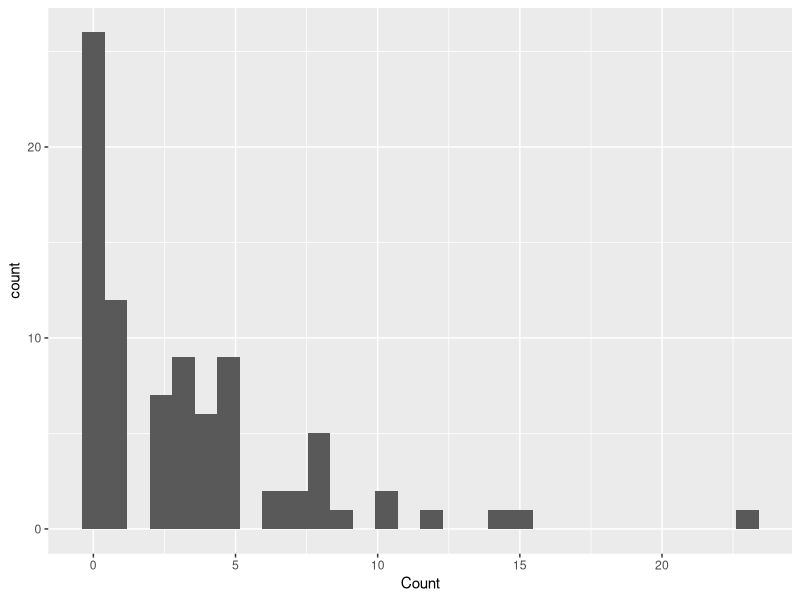
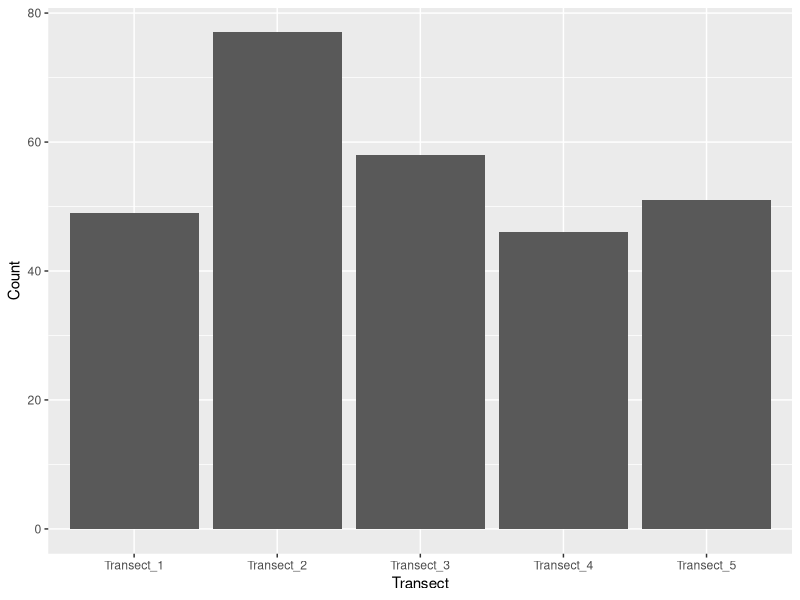
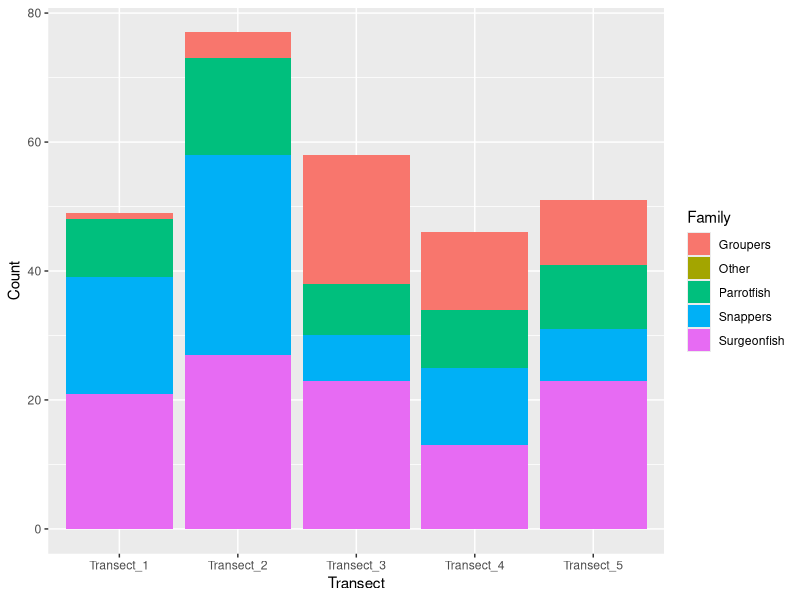
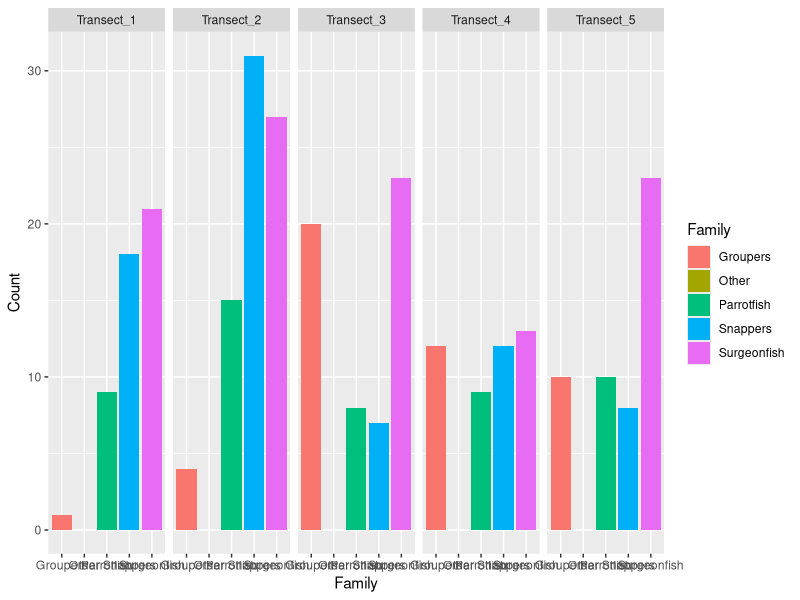
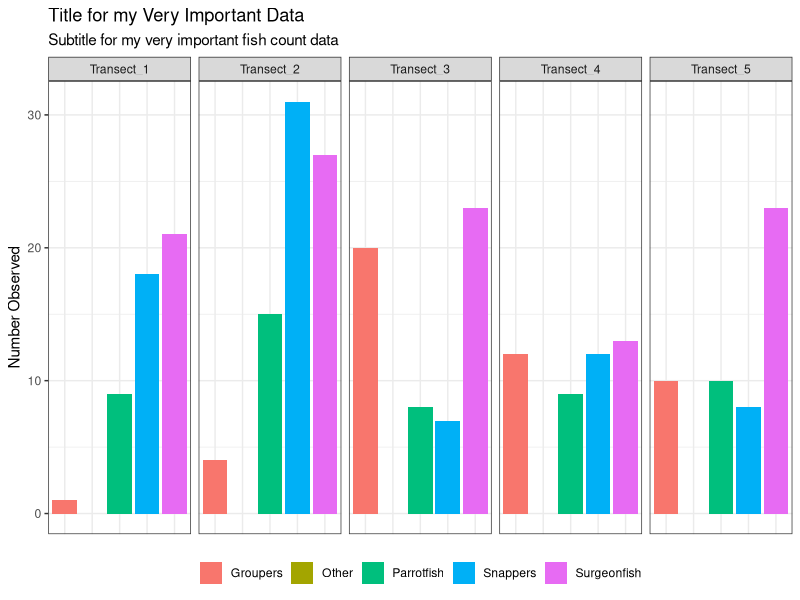
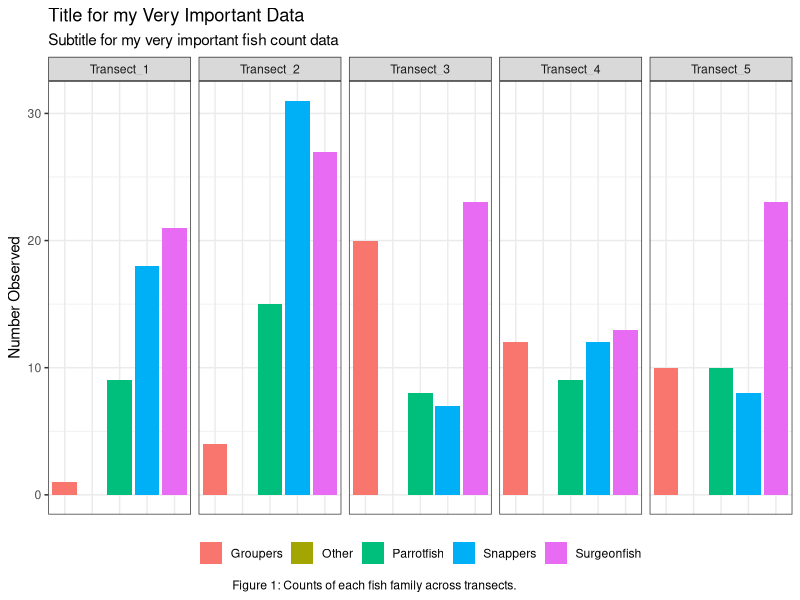
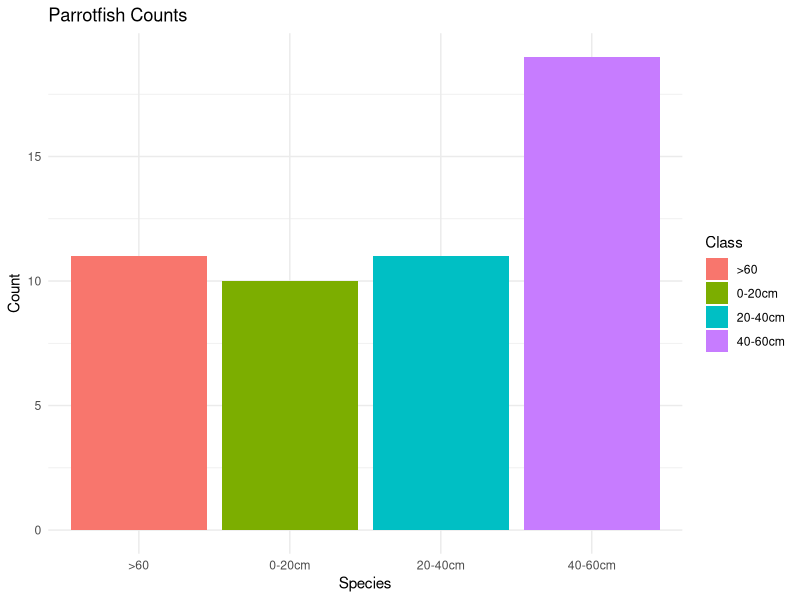
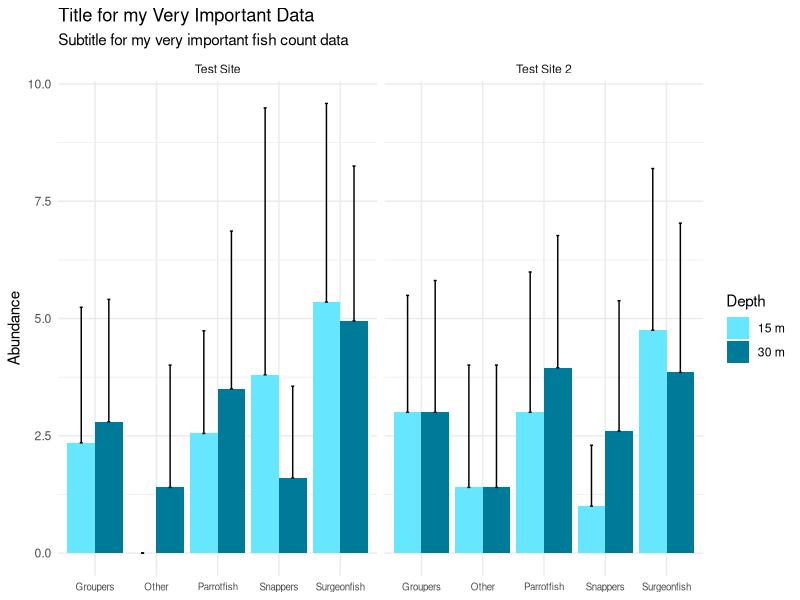

The R source for these figures, in order:
## ---- chunk 1
knitr::opts_chunk$set(echo = T,
                      results = "hide")

## ---- chunk 2
# If you already have these pacakges installed, you can skip the line of code above
# and instead just import each library (see below). 

# Install the necessary packages (only need to do this once) - uncomment the line below
# install.packages(c("tidyverse", readxl"))
## ---- chunk 3
# Import the necessary libraries
library(tidyverse)
library(readxl)
## ---- chunk 4
# See your current directory (i.e., where R is automatically looking)
current_dir <- getwd()
print(current_dir)
## ---- chunk 5
# dir = 'YOUR_PATH_HERE'
dir = 'C:/Users/nhelder/Documents/projects/Union_2024/GRCMN_data_vis'

# Manually set your working directory to your project folder.
# setwd(dir)
## ---- chunk 6
# Import an example fish data sheet (replace anything inside quotes with the actual name of the file in your folder). 

fish_load <- read_excel("Fish_Data/GCRMN Fish data sheet analysis.xlsx", col_names=FALSE)
## ---- chunk 7
head(fish_load)
## ---- chunk 8
# I like to make a copy of the data that I just loaded in to start making edits to. 
# That way, if I make a mistake, I don't have to re-load everything, I can just start here again. 
fish <- fish_load

# Step 1:  Store the first 4 rows in a separate object called 'metadata'
metadata <- fish[1:4, ]

# ... then remove those same 4 rows from the fish df using the minus sign. 
fish <- fish[-(1:5), ]

# Check that this worked! We should see our data starting on the first row without the header information. 
head(fish)
## ---- chunk 9
head(metadata)
## ---- chunk 10
columns <- colnames(fish)
print('Column names: '); print(columns)
## ---- chunk 11
# Assign meaningful column names to the data - remember, no spaces!
# Write out the names you want to use for each column in a list
col_names <- c("Family_Class", "Transect_1", "Transect_2", "Transect_3", "Transect_4", "Transect_5")

# A sneaky option to rename these without typing Transect_ every time.
# col_names <- c("Family_Class", paste("Transect_", 1:5, sep = ""))

# Assign the list of column names to your fish data using the colnames() function
colnames(fish) <- col_names

# Check that this worked!
colnames(fish)

# Remember, you can always look at your data like a spreadsheet to double check that your code did what you meant it to. 
# view(fish)
## ---- chunk 12
# Separate values in the first column into separate "Family" and "Class" columns following
# the principles of Tidy data. Because the information is separated by a space, we enter a space in the sep argument. 
fish <- fish %>%
  separate(Family_Class, into = c("Family", "Class"), sep = " ", remove = FALSE)

# Double check that this did what you wanted it to! 
head(fish)
## ---- chunk 13
# You can remove old columns easily with select
fish <- fish %>% select(-'Family_Class')
## ---- chunk 14
# unique(data_frame_name$column_name)
unique(fish$Family)
## ---- chunk 15
# Or figure out how many different families we observed by combining `unique` with `length`
length(unique(fish$Family))
## ---- chunk 16
# Use the pivot_wider function to reshape the data
tidy_fish <- fish %>%
  pivot_longer(cols = starts_with("Transect_"), names_to = "Transect", values_to = "Count")

# check results
head(tidy_fish)

## ---- chunk 17
# How many rows/columns are in the original data frame?
nrow(fish); ncol(fish)
## ---- chunk 18
# How many rows/columns are in our new, tidy data frame? 
# Check that this makes sense (number of rows * number of factor levels)
nrow(tidy_fish); ncol(tidy_fish)
## ---- chunk 19
# View the first few rows of your data
# head(tidy_fish)
# or the last few rows
# tail(tidy_fish)

# A helpful summary of your data
str(tidy_fish)
## ---- chunk 20
mean_count <- mean(tidy_fish$Count)
## ---- chunk 21
typeof(tidy_fish$Count)
## ---- chunk 22
tidy_fish$Count <- as.numeric(tidy_fish$Count)

# Check that Count is now numeric (num) instead of chr
str(tidy_fish)
## ---- chunk 23
# Convert columns to appropriate types - add the rest of the columns as needed! 
tidy_fish <- tidy_fish %>%
  mutate(Family = as.factor(Family),
         Class = as.factor(Class),
         Transect = as.factor(Transect),
         Count = as.numeric(Count))

# check that each column type changed appropriately
str(tidy_fish)
## ---- chunk 24
mean_count <- mean(tidy_fish$Count)
mean_count
## ---- chunk 25
mean_count <- mean(tidy_fish$Count, na.rm=TRUE)
mean_count
## ---- chunk 26
# Replace NAs with 0s in the 'Transect 1' column - repeat for other columms as needed
tidy_fish$Count[is.na(tidy_fish$Count)] <- 0
## ---- chunk 27
# First, let's set our area values
transect_length = 25
transect_width = 2

# You can multiply things together using the *
transect_area = transect_length*transect_width

tidy_fish$Density <- (tidy_fish$Count/transect_area)

## ---- chunk 28
metadata
## ---- chunk 29
wide_metadata <- metadata %>%
  # keep only the the first two columns from the metadata object (drops the rest!)
  select(...1, ...2) %>%
  # convert from long to wide format so that values from column 1 become variables with values from column 2
  pivot_wider(names_from = ...1, values_from = ...2)

# Add the new metadata columns to tidy_fish
tidy_fish <- tidy_fish %>%
  bind_cols(wide_metadata) 

# Now, we have a dataset with the same number of observations as before, but with 4 new columns. 
tidy_fish
# view(tidy_fish)
## ---- chunk 30
# What if we wanted to add some survey metadata to this dataframe as a new column? 
# tidy_fish$Depth <- 30
# tidy_fish$Site <- 'Site Name'

# head(tidy_fish)
## ---- chunk 31
# Example: 
# create a copy of our tidy data to mimic having a second survey
tidy_fish_copy <- tidy_fish

combined_surveys <- bind_rows(tidy_fish, tidy_fish_copy)
## ---- chunk 32
tidy_fish
## ---- chunk 33
# Histogram with ggplot2

# This first line tells what object (dataframe) to use as input and creates an empty plot
ggplot(tidy_fish) + 
  # declare what goes on the x-axis (must be a column) in your dataframe - here, we want        Counts 
  aes(x=Count) + 
  # this is called a 'geometry' object
  # This tells how how to draw the data onto the page - could be geom_bar(), geom_scatter(),     etc. 
  geom_histogram() 
## ---- chunk 34
range(tidy_fish$Count, na.rm=TRUE)

## ---- chunk 35
ggplot(tidy_fish) +
  # specify our x axis for different transects, and our y axis for our count data. 
  aes(x=Transect, y=Count) +
  # Specify that we want the actual values used for our bar plot with stat="identity"
  geom_bar(stat="identity")
## ---- chunk 36
ggplot(tidy_fish) +
  aes(x=Transect, 
      y=Count, 
      # specifying the 'fill' argument changes the color of the bar for different species
      fill=Family) +
  geom_bar(stat="identity")
## ---- chunk 37
ggplot(tidy_fish) +
  aes(x=Family, y=Count, fill=Family) +
  geom_bar(stat="identity") +
  # facet by Transect 
  facet_grid(~Transect)
## ---- chunk 38
fish_plot <- ggplot(tidy_fish) +
  aes(x=Family, 
      y=Count, 
      fill=Family) +
  geom_bar(stat="identity") +
  facet_grid(~Transect) +
  # add and edit lables, including titles and captions with labs(). 
  labs(x="Family", 
       y="Number Observed", 
       title="Title for my Very Important Data",
       subtitle = "Subtitle for my very important fish count data") +
  # add a generic theme
  theme_bw() + 
  # modify specific parts of the theme
  theme(legend.position="bottom", # move the legend below the plot
        # get rid of the legend title
        legend.title=element_blank(),
        # get rid of the x-axis title
        axis.title.x=element_blank(),
        # get rid of the x-axis labels
        axis.text.x=element_blank(),
        # get rid of the x-axis tick marks
        axis.ticks.x=element_blank())

fish_plot  
## ---- chunk 39
 fish_plot <- fish_plot +
  labs(caption="Figure 1: Counts of each fish family across transects.") +
  theme(plot.caption = element_text(hjust = 0.4))

# A plot with a caption
fish_plot
## ---- chunk 40
# Save as PNG file to your working directory folder. 
ggsave("pretty_fish_counts.png", fish_plot, width = 6, height = 4, dpi = 300)

# Specify a different folder...
# ggsave("~/projects/coral_reefs/pretty_fish_counts.png", pretty_plot, width = 6, height = 4, dpi = 300)

## ---- chunk 41
# Filter the data to include only rows where the species is "Parrotfish"
parrotfish_data <- subset(tidy_fish, Family == "Parrotfish")

# Create a bar plot of the counts of Parrotfish
ggplot(parrotfish_data, 
       aes(x = Class, y = Count, fill=Class)) +
  geom_bar(stat = "identity") +
  labs(title = "Parrotfish Counts", x = "Species", y = "Count") +
  theme_minimal()

## ---- chunk 42
# import our fake data - remember this data is already cleaned!
fake_fish <- read.csv("fake_fish_surveys.csv")
head(fake_fish)
## ---- chunk 43
unique(fake_fish$Depth)
## ---- chunk 44
unique(fake_fish$Site)
## ---- chunk 45
# set colors using hex codes for each depth class 
group.colors <- c('15 m' = "#66E6FF", '30 m'= "#007A99")
## ---- chunk 46
# use summarize to calculate the average for each transect
fake_fish$Count[is.na(fake_fish$Count)] <- 0
summary <- fake_fish %>% 
  group_by(Species, Site, Depth) %>% 
  summarize(avg=mean(Count),
            sd = sd(Count))
summary
## ---- chunk 47
ggplot(summary) +
  aes(x=Species, 
      y=avg, 
      fill=Depth) +
  geom_bar(position="dodge", stat="identity") +
  geom_errorbar(aes(ymin =avg, ymax=avg+sd), width=0.1,  position=position_dodge(.9)) +
 #  geom_errorbar(aes(ymin = avg, ymax = avg + sd), 
  #               width = 0.2) +  # Add error bars
  facet_grid(~Site) +
  # add and edit lables, including titles and captions with labs(). 
  labs(x="Family", 
       y="Abundance", 
       title="Title for my Very Important Data",
       subtitle = "Subtitle for my very important fish count data") +
  # add a generic theme
  theme_minimal() + 
  scale_fill_manual(values=group.colors) +
  # modify specific parts of the theme
  theme(# legend.position="bottom", # move the legend below the plot
        # get rid of the x-axis title
        axis.title.x=element_blank(),
        # Change x-axis label size so that it all fits
        axis.text.x =element_text(size = 7),   
        # get rid of the x-axis tick marks
        axis.ticks.x=element_blank())
